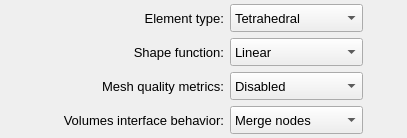
       <widget class="QFrame" name="frame_element_formulation">
        <property name="frameShape">
         <enum>QFrame::Shape::NoFrame</enum>
        </property>
        <property name="frameShadow">
         <enum>QFrame::Shadow::Raised</enum>
        </property>
        <layout class="QGridLayout" name="gridLayout_2">
         <property name="leftMargin">
          <number>4</number>
         </property>
         <property name="topMargin">
          <number>4</number>
         </property>
         <property name="rightMargin">
          <number>4</number>
         </property>
         <property name="bottomMargin">
          <number>4</number>
         </property>
         <property name="horizontalSpacing">
          <number>6</number>
         </property>
         <item row="2" column="2">
          <widget class="QComboBox" name="comboBox_mesh_quality_metrics">
           <property name="minimumSize">
            <size>
             <width>120</width>
             <height>28</height>
            </size>
           </property>
           <property name="maximumSize">
            <size>
             <width>140</width>
             <height>16777215</height>
            </size>
           </property>
           <property name="font">
            <font>
             <pointsize>10</pointsize>
            </font>
           </property>
           <item>
            <property name="text">
             <string>Disabled</string>
            </property>
           </item>
           <item>
            <property name="text">
             <string>Enabled</string>
            </property>
           </item>
          </widget>
         </item>
         <item row="3" column="1">
          <widget class="QLabel" name="label_20">
           <property name="minimumSize">
            <size>
             <width>180</width>
             <height>20</height>
            </size>
           </property>
           <property name="maximumSize">
            <size>
             <width>240</width>
             <height>16777215</height>
            </size>
           </property>
           <property name="font">
            <font>
             <pointsize>10</pointsize>
            </font>
           </property>
           <property name="text">
            <string>Volumes interface behavior:</string>
           </property>
           <property name="alignment">
            <set>Qt::AlignmentFlag::AlignRight|Qt::AlignmentFlag::AlignTrailing|Qt::AlignmentFlag::AlignVCenter</set>
           </property>
          </widget>
         </item>
         <item row="3" column="2">
          <widget class="QComboBox" name="comboBox_volumes_interface_behavior">
           <property name="minimumSize">
            <size>
             <width>120</width>
             <height>28</height>
            </size>
           </property>
           <property name="maximumSize">
            <size>
             <width>140</width>
             <height>16777215</height>
            </size>
           </property>
           <property name="font">
            <font>
             <pointsize>10</pointsize>
            </font>
           </property>
           <property name="currentIndex">
            <number>1</number>
           </property>
           <property name="minimumContentsLength">
            <number>0</number>
           </property>
           <item>
            <property name="text">
             <string>Disconnect nodes</string>
            </property>
           </item>
           <item>
            <property name="text">
             <string>Merge nodes</string>
            </property>
           </item>
          </widget>
         </item>
         <item row="0" column="2">
          <widget class="QComboBox" name="comboBox_element_type">
           <property name="minimumSize">
            <size>
             <width>120</width>
             <height>28</height>
            </size>
           </property>
           <property name="maximumSize">
            <size>
             <width>140</width>
             <height>16777215</height>
            </size>
           </property>
           <property name="font">
            <font>
             <pointsize>10</pointsize>
            </font>
           </property>
           <item>
            <property name="text">
             <string>Tetrahedral</string>
            </property>
           </item>
           <item>
            <property name="text">
             <string>Hexahedral</string>
            </property>
           </item>
          </widget>
         </item>
         <item row="0" column="1">
          <widget class="QLabel" name="label_16">
           <property name="minimumSize">
            <size>
             <width>180</width>
             <height>20</height>
            </size>
           </property>
           <property name="maximumSize">
            <size>
             <width>240</width>
             <height>16777215</height>
            </size>
           </property>
           <property name="font">
            <font>
             <pointsize>10</pointsize>
            </font>
           </property>
           <property name="text">
            <string>Element type:</string>
           </property>
           <property name="alignment">
            <set>Qt::AlignmentFlag::AlignRight|Qt::AlignmentFlag::AlignTrailing|Qt::AlignmentFlag::AlignVCenter</set>
           </property>
          </widget>
         </item>
         <item row="0" column="3">
          <spacer name="horizontalSpacer_2">
           <property name="orientation">
            <enum>Qt::Orientation::Horizontal</enum>
           </property>
           <property name="sizeHint" stdset="0">
            <size>
             <width>40</width>
             <height>20</height>
            </size>
           </property>
          </spacer>
         </item>
         <item row="0" column="0">
          <spacer name="horizontalSpacer">
           <property name="orientation">
            <enum>Qt::Orientation::Horizontal</enum>
           </property>
           <property name="sizeHint" stdset="0">
            <size>
             <width>40</width>
             <height>20</height>
            </size>
           </property>
          </spacer>
         </item>
         <item row="1" column="1">
          <widget class="QLabel" name="label_10">
           <property name="minimumSize">
            <size>
             <width>180</width>
             <height>20</height>
            </size>
           </property>
           <property name="maximumSize">
            <size>
             <width>240</width>
             <height>16777215</height>
            </size>
           </property>
           <property name="font">
            <font>
             <pointsize>10</pointsize>
            </font>
           </property>
           <property name="text">
            <string>Shape function:</string>
           </property>
           <property name="alignment">
            <set>Qt::AlignmentFlag::AlignRight|Qt::AlignmentFlag::AlignTrailing|Qt::AlignmentFlag::AlignVCenter</set>
           </property>
          </widget>
         </item>
         <item row="1" column="2">
          <widget class="QComboBox" name="comboBox_shape_function">
           <property name="minimumSize">
            <size>
             <width>120</width>
             <height>28</height>
            </size>
           </property>
           <property name="maximumSize">
            <size>
             <width>140</width>
             <height>16777215</height>
            </size>
           </property>
           <property name="font">
            <font>
             <pointsize>10</pointsize>
            </font>
           </property>
           <item>
            <property name="text">
             <string>Linear</string>
            </property>
           </item>
           <item>
            <property name="text">
             <string>Quadratic</string>
            </property>
           </item>
          </widget>
         </item>
         <item row="2" column="1">
          <widget class="QLabel" name="label_19">
           <property name="minimumSize">
            <size>
             <width>180</width>
             <height>20</height>
            </size>
           </property>
           <property name="maximumSize">
            <size>
             <width>240</width>
             <height>16777215</height>
            </size>
           </property>
           <property name="font">
            <font>
             <pointsize>10</pointsize>
            </font>
           </property>
           <property name="text">
            <string>Mesh quality metrics:</string>
           </property>
           <property name="alignment">
            <set>Qt::AlignmentFlag::AlignRight|Qt::AlignmentFlag::AlignTrailing|Qt::AlignmentFlag::AlignVCenter</set>
           </property>
          </widget>
         </item>
        </layout>
       </widget>
